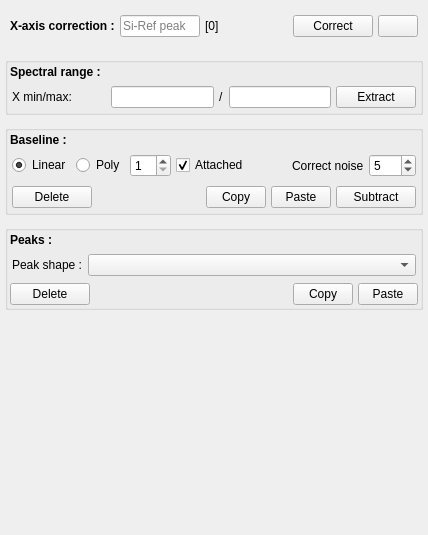
                       <widget class="QWidget" name="scrollAreaWidgetContents_3">
                        <property name="geometry">
                         <rect>
                          <x>0</x>
                          <y>0</y>
                          <width>428</width>
                          <height>535</height>
                         </rect>
                        </property>
                        <layout class="QVBoxLayout" name="verticalLayout_38">
                         <property name="spacing">
                          <number>10</number>
                         </property>
                         <property name="leftMargin">
                          <number>5</number>
                         </property>
                         <property name="topMargin">
                          <number>5</number>
                         </property>
                         <property name="rightMargin">
                          <number>5</number>
                         </property>
                         <property name="bottomMargin">
                          <number>5</number>
                         </property>
                         <item>
                          <layout class="QHBoxLayout" name="horizontalLayout_18">
                           <property name="spacing">
                            <number>5</number>
                           </property>
                           <property name="leftMargin">
                            <number>5</number>
                           </property>
                           <property name="topMargin">
                            <number>10</number>
                           </property>
                           <property name="rightMargin">
                            <number>5</number>
                           </property>
                           <property name="bottomMargin">
                            <number>10</number>
                           </property>
                           <item>
                            <widget class="QLabel" name="label_26">
                             <property name="font">
                              <font>
                               <weight>75</weight>
                               <bold>true</bold>
                              </font>
                             </property>
                             <property name="text">
                              <string>X-axis correction :</string>
                             </property>
                            </widget>
                           </item>
                           <item>
                            <widget class="QLineEdit" name="ent_si_peak_2">
                             <property name="minimumSize">
                              <size>
                               <width>80</width>
                               <height>0</height>
                              </size>
                             </property>
                             <property name="maximumSize">
                              <size>
                               <width>80</width>
                               <height>16777215</height>
                              </size>
                             </property>
                             <property name="toolTip">
                              <string>Type the measured Si-reference values</string>
                             </property>
                             <property name="placeholderText">
                              <string>Si-Ref peak</string>
                             </property>
                            </widget>
                           </item>
                           <item>
                            <widget class="QLabel" name="lbl_correction_value_2">
                             <property name="minimumSize">
                              <size>
                               <width>70</width>
                               <height>0</height>
                              </size>
                             </property>
                             <property name="maximumSize">
                              <size>
                               <width>70</width>
                               <height>16777215</height>
                              </size>
                             </property>
                             <property name="toolTip">
                              <string>The corrected values of the selected spectrum.</string>
                             </property>
                             <property name="text">
                              <string>[0]</string>
                             </property>
                            </widget>
                           </item>
                           <item>
                            <spacer name="spacer_2">
                             <property name="orientation">
                              <enum>Qt::Horizontal</enum>
                             </property>
                             <property name="sizeHint" stdset="0">
                              <size>
                               <width>40</width>
                               <height>20</height>
                              </size>
                             </property>
                            </spacer>
                           </item>
                           <item>
                            <widget class="QPushButton" name="btn_xrange_correction_2">
                             <property name="toolTip">
                              <string>Type the measured peak position of Si-reference sample then correct for selected spectra</string>
                             </property>
                             <property name="text">
                              <string>Correct</string>
                             </property>
                             <property name="icon">
                              <iconset resource="resources.qrc">
                               <normaloff>:/icons/resources/icons/done.png</normaloff>:/icons/resources/icons/done.png</iconset>
                             </property>
                            </widget>
                           </item>
                           <item>
                            <widget class="QPushButton" name="btn_undo_correction_2">
                             <property name="toolTip">
                              <string>Restore to the uncorrected x-range</string>
                             </property>
                             <property name="text">
                              <string/>
                             </property>
                             <property name="icon">
                              <iconset resource="resources.qrc">
                               <normaloff>:/icons/resources/icons/undo2.png</normaloff>:/icons/resources/icons/undo2.png</iconset>
                             </property>
                            </widget>
                           </item>
                          </layout>
                         </item>
                         <item>
                          <widget class="QGroupBox" name="gb_range_2">
                           <property name="title">
                            <string/>
                           </property>
                           <layout class="QVBoxLayout" name="verticalLayout_36">
                            <property name="spacing">
                             <number>5</number>
                            </property>
                            <property name="leftMargin">
                             <number>2</number>
                            </property>
                            <property name="topMargin">
                             <number>2</number>
                            </property>
                            <property name="rightMargin">
                             <number>2</number>
                            </property>
                            <property name="bottomMargin">
                             <number>2</number>
                            </property>
                            <item>
                             <widget class="QLabel" name="label_54">
                              <property name="font">
                               <font>
                                <weight>75</weight>
                                <bold>true</bold>
                               </font>
                              </property>
                              <property name="text">
                               <string>Spectral range :</string>
                              </property>
                             </widget>
                            </item>
                            <item>
                             <layout class="QHBoxLayout" name="horizontalLayout_58">
                              <property name="spacing">
                               <number>5</number>
                              </property>
                              <property name="leftMargin">
                               <number>2</number>
                              </property>
                              <property name="topMargin">
                               <number>2</number>
                              </property>
                              <property name="rightMargin">
                               <number>2</number>
                              </property>
                              <property name="bottomMargin">
                               <number>2</number>
                              </property>
                              <item>
                               <widget class="QLabel" name="label_61">
                                <property name="text">
                                 <string>X min/max:</string>
                                </property>
                               </widget>
                              </item>
                              <item>
                               <spacer name="horizontalSpacer_30">
                                <property name="orientation">
                                 <enum>Qt::Horizontal</enum>
                                </property>
                                <property name="sizeHint" stdset="0">
                                 <size>
                                  <width>40</width>
                                  <height>20</height>
                                 </size>
                                </property>
                               </spacer>
                              </item>
                              <item>
                               <widget class="QLineEdit" name="range_min"/>
                              </item>
                              <item>
                               <widget class="QLabel" name="label_62">
                                <property name="text">
                                 <string>/</string>
                                </property>
                               </widget>
                              </item>
                              <item>
                               <widget class="QLineEdit" name="range_max"/>
                              </item>
                              <item>
                               <widget class="QPushButton" name="range_apply">
                                <property name="toolTip">
                                 <string>Extract the spectral windows range.
 Hold 'Ctrl' and press 'Extract' button to apply to all spectra</string>
                                </property>
                                <property name="text">
                                 <string>Extract</string>
                                </property>
                                <property name="icon">
                                 <iconset resource="resources.qrc">
                                  <normaloff>:/icons/resources/icons/cut.png</normaloff>:/icons/resources/icons/cut.png</iconset>
                                </property>
                               </widget>
                              </item>
                             </layout>
                            </item>
                           </layout>
                          </widget>
                         </item>
                         <item>
                          <widget class="QGroupBox" name="gb_baseline_2">
                           <property name="title">
                            <string/>
                           </property>
                           <layout class="QVBoxLayout" name="verticalLayout_6">
                            <property name="spacing">
                             <number>5</number>
                            </property>
                            <property name="leftMargin">
                             <number>2</number>
                            </property>
                            <property name="topMargin">
                             <number>2</number>
                            </property>
                            <property name="rightMargin">
                             <number>2</number>
                            </property>
                            <property name="bottomMargin">
                             <number>2</number>
                            </property>
                            <item>
                             <widget class="QLabel" name="label_52">
                              <property name="font">
                               <font>
                                <weight>75</weight>
                                <bold>true</bold>
                               </font>
                              </property>
                              <property name="text">
                               <string>Baseline :</string>
                              </property>
                             </widget>
                            </item>
                            <item>
                             <layout class="QHBoxLayout" name="horizontalLayout_37" stretch="25,25,0,0,0,0,0">
                              <property name="spacing">
                               <number>5</number>
                              </property>
                              <property name="leftMargin">
                               <number>2</number>
                              </property>
                              <property name="topMargin">
                               <number>2</number>
                              </property>
                              <property name="rightMargin">
                               <number>2</number>
                              </property>
                              <property name="bottomMargin">
                               <number>2</number>
                              </property>
                              <item>
                               <widget class="QRadioButton" name="rbtn_linear">
                                <property name="sizePolicy">
                                 <sizepolicy hsizetype="Maximum" vsizetype="Fixed">
                                  <horstretch>0</horstretch>
                                  <verstretch>0</verstretch>
                                 </sizepolicy>
                                </property>
                                <property name="text">
                                 <string>Linear</string>
                                </property>
                                <property name="checked">
                                 <bool>true</bool>
                                </property>
                               </widget>
                              </item>
                              <item>
                               <widget class="QRadioButton" name="rbtn_polynomial">
                                <property name="sizePolicy">
                                 <sizepolicy hsizetype="Maximum" vsizetype="Fixed">
                                  <horstretch>0</horstretch>
                                  <verstretch>0</verstretch>
                                 </sizepolicy>
                                </property>
                                <property name="text">
                                 <string>Poly</string>
                                </property>
                               </widget>
                              </item>
                              <item>
                               <widget class="QSpinBox" name="degre">
                                <property name="minimum">
                                 <number>1</number>
                                </property>
                               </widget>
                              </item>
                              <item>
                               <widget class="QCheckBox" name="cb_attached">
                                <property name="sizePolicy">
                                 <sizepolicy hsizetype="Maximum" vsizetype="Fixed">
                                  <horstretch>0</horstretch>
                                  <verstretch>0</verstretch>
                                 </sizepolicy>
                                </property>
                                <property name="text">
                                 <string>Attached</string>
                                </property>
                                <property name="checked">
                                 <bool>true</bool>
                                </property>
                               </widget>
                              </item>
                              <item>
                               <spacer name="horizontalSpacer_32">
                                <property name="orientation">
                                 <enum>Qt::Horizontal</enum>
                                </property>
                                <property name="sizeHint" stdset="0">
                                 <size>
                                  <width>40</width>
                                  <height>20</height>
                                 </size>
                                </property>
                               </spacer>
                              </item>
                              <item>
                               <widget class="QLabel" name="label_37">
                                <property name="toolTip">
                                 <string>Number of nearby points considered to smoothing the noise</string>
                                </property>
                                <property name="text">
                                 <string>Correct noise</string>
                                </property>
                               </widget>
                              </item>
                              <item>
                               <widget class="QDoubleSpinBox" name="noise">
                                <property name="decimals">
                                 <number>0</number>
                                </property>
                                <property name="value">
                                 <double>5.000000000000000</double>
                                </property>
                               </widget>
                              </item>
                             </layout>
                            </item>
                            <item>
                             <layout class="QHBoxLayout" name="horizontalLayout_57" stretch="0,0,0,0,0">
                              <property name="spacing">
                               <number>5</number>
                              </property>
                              <property name="leftMargin">
                               <number>2</number>
                              </property>
                              <property name="topMargin">
                               <number>2</number>
                              </property>
                              <property name="rightMargin">
                               <number>2</number>
                              </property>
                              <property name="bottomMargin">
                               <number>2</number>
                              </property>
                              <item>
                               <widget class="QPushButton" name="btn_undo_baseline">
                                <property name="toolTip">
                                 <string>To remove all baseline points and undo the baseline subtraction</string>
                                </property>
                                <property name="text">
                                 <string>Delete</string>
                                </property>
                                <property name="icon">
                                 <iconset resource="resources.qrc">
                                  <normaloff>:/icons/resources/icons/remove.png</normaloff>:/icons/resources/icons/remove.png</iconset>
                                </property>
                               </widget>
                              </item>
                              <item>
                               <spacer name="horizontalSpacer_22">
                                <property name="orientation">
                                 <enum>Qt::Horizontal</enum>
                                </property>
                                <property name="sizeHint" stdset="0">
                                 <size>
                                  <width>40</width>
                                  <height>20</height>
                                 </size>
                                </property>
                               </spacer>
                              </item>
                              <item>
                               <widget class="QPushButton" name="btn_copy_bl">
                                <property name="maximumSize">
                                 <size>
                                  <width>60</width>
                                  <height>16777215</height>
                                 </size>
                                </property>
                                <property name="toolTip">
                                 <string>Copy the baseline of the selected spectrum.  
 Hold 'Ctrl' and press button to apply to all spectra</string>
                                </property>
                                <property name="text">
                                 <string>Copy</string>
                                </property>
                                <property name="icon">
                                 <iconset resource="resources.qrc">
                                  <normaloff>:/icons/resources/icons/copy.png</normaloff>:/icons/resources/icons/copy.png</iconset>
                                </property>
                               </widget>
                              </item>
                              <item>
                               <widget class="QPushButton" name="btn_paste_bl">
                                <property name="maximumSize">
                                 <size>
                                  <width>60</width>
                                  <height>16777215</height>
                                 </size>
                                </property>
                                <property name="toolTip">
                                 <string>Paste the copied baseline to the selected spectrum(s).  
 Hold 'Ctrl' and press button to apply to all spectra.</string>
                                </property>
                                <property name="text">
                                 <string>Paste</string>
                                </property>
                                <property name="icon">
                                 <iconset resource="resources.qrc">
                                  <normaloff>:/icons/resources/icons/paste10.png</normaloff>:/icons/resources/icons/paste10.png</iconset>
                                </property>
                               </widget>
                              </item>
                              <item>
                               <widget class="QPushButton" name="sub_baseline">
                                <property name="toolTip">
                                 <string>Subtract baseline for selected spectrum(s). 
 Hold 'Ctrl' and press button to apply to all spectra</string>
                                </property>
                                <property name="text">
                                 <string>Subtract</string>
                                </property>
                                <property name="icon">
                                 <iconset resource="resources.qrc">
                                  <normaloff>:/icons/resources/icons/done.png</normaloff>:/icons/resources/icons/done.png</iconset>
                                </property>
                               </widget>
                              </item>
                             </layout>
                            </item>
                           </layout>
                          </widget>
                         </item>
                         <item>
                          <widget class="QGroupBox" name="gb_peaks_2">
                           <property name="title">
                            <string/>
                           </property>
                           <layout class="QVBoxLayout" name="verticalLayout_34">
                            <property name="spacing">
                             <number>5</number>
                            </property>
                            <property name="leftMargin">
                             <number>2</number>
                            </property>
                            <property name="topMargin">
                             <number>2</number>
                            </property>
                            <property name="rightMargin">
                             <number>2</number>
                            </property>
                            <property name="bottomMargin">
                             <number>2</number>
                            </property>
                            <item>
                             <widget class="QLabel" name="lbl_Peaks">
                              <property name="font">
                               <font>
                                <weight>75</weight>
                                <bold>true</bold>
                               </font>
                              </property>
                              <property name="text">
                               <string>Peaks :</string>
                              </property>
                             </widget>
                            </item>
                            <item>
                             <layout class="QHBoxLayout" name="horizontalLayout_56" stretch="0,65">
                              <property name="spacing">
                               <number>5</number>
                              </property>
                              <property name="leftMargin">
                               <number>2</number>
                              </property>
                              <property name="topMargin">
                               <number>2</number>
                              </property>
                              <property name="rightMargin">
                               <number>2</number>
                              </property>
                              <property name="bottomMargin">
                               <number>2</number>
                              </property>
                              <item>
                               <widget class="QLabel" name="label_41">
                                <property name="text">
                                 <string>Peak shape :</string>
                                </property>
                               </widget>
                              </item>
                              <item>
                               <widget class="QComboBox" name="cbb_fit_models"/>
                              </item>
                             </layout>
                            </item>
                            <item>
                             <layout class="QHBoxLayout" name="horizontalLayout_31">
                              <item>
                               <widget class="QPushButton" name="clear_peaks">
                                <property name="toolTip">
                                 <string>Clear all the current peak models. 
 Hold 'Ctrl' and press 'Clear peaks' button to apply to all spectra</string>
                                </property>
                                <property name="text">
                                 <string>Delete</string>
                                </property>
                                <property name="icon">
                                 <iconset resource="resources.qrc">
                                  <normaloff>:/icons/resources/icons/remove.png</normaloff>:/icons/resources/icons/remove.png</iconset>
                                </property>
                               </widget>
                              </item>
                              <item>
                               <spacer name="horizontalSpacer_8">
                                <property name="orientation">
                                 <enum>Qt::Horizontal</enum>
                                </property>
                                <property name="sizeHint" stdset="0">
                                 <size>
                                  <width>40</width>
                                  <height>20</height>
                                 </size>
                                </property>
                               </spacer>
                              </item>
                              <item>
                               <widget class="QPushButton" name="btn_copy_peaks">
                                <property name="maximumSize">
                                 <size>
                                  <width>60</width>
                                  <height>16777215</height>
                                 </size>
                                </property>
                                <property name="toolTip">
                                 <string>Copy peaks of the selected spectrum.  
 Hold 'Ctrl' and press button to apply to all spectra</string>
                                </property>
                                <property name="text">
                                 <string>Copy</string>
                                </property>
                                <property name="icon">
                                 <iconset resource="resources.qrc">
                                  <normaloff>:/icons/resources/icons/copy.png</normaloff>:/icons/resources/icons/copy.png</iconset>
                                </property>
                               </widget>
                              </item>
                              <item>
                               <widget class="QPushButton" name="btn_paste_peaks">
                                <property name="maximumSize">
                                 <size>
                                  <width>60</width>
                                  <height>16777215</height>
                                 </size>
                                </property>
                                <property name="toolTip">
                                 <string>Paste peaks to the selected spectrum.  
 Hold 'Ctrl' and press button to apply to all spectra</string>
                                </property>
                                <property name="text">
                                 <string>Paste</string>
                                </property>
                                <property name="icon">
                                 <iconset resource="resources.qrc">
                                  <normaloff>:/icons/resources/icons/paste10.png</normaloff>:/icons/resources/icons/paste10.png</iconset>
                                </property>
                               </widget>
                              </item>
                             </layout>
                            </item>
                           </layout>
                          </widget>
                         </item>
                         <item>
                          <spacer name="verticalSpacer">
                           <property name="orientation">
                            <enum>Qt::Vertical</enum>
                           </property>
                           <property name="sizeHint" stdset="0">
                            <size>
                             <width>20</width>
                             <height>40</height>
                            </size>
                           </property>
                          </spacer>
                         </item>
                        </layout>
                       </widget>
